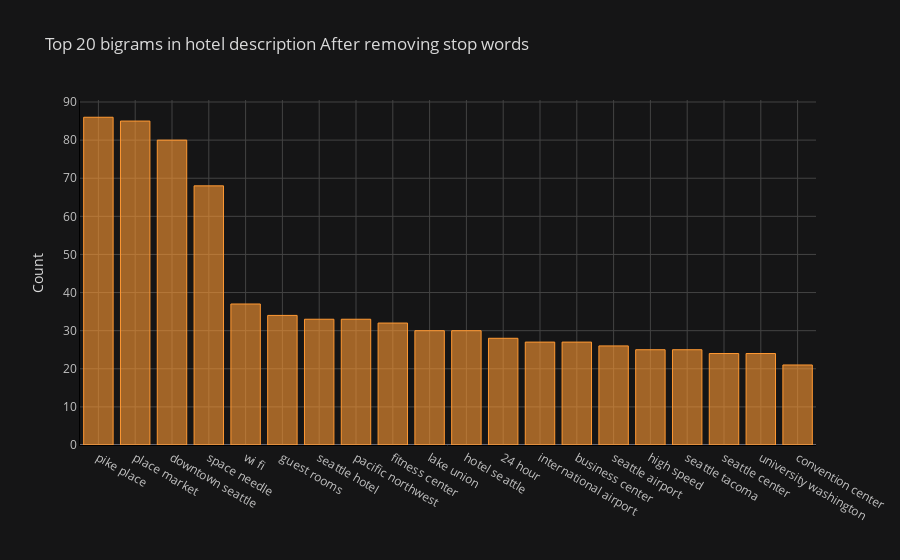

Notebook source saved alongside this figure:
### Markdown cell above
### Bigrams Frequency Distribution After Removing Stop Word

### Code cell
def get_top_n_bigram(corpus, n = None):
    vec = CountVectorizer(ngram_range = (2, 2), stop_words='english').fit(corpus)
    bag_of_words = vec.transform(corpus)
    sum_words = bag_of_words.sum(axis = 0) 
    words_freq = [(word, sum_words[0, idx]) for word, idx in vec.vocabulary_.items()]
    words_freq =sorted(words_freq, key = lambda x: x[1], reverse = True)
    return words_freq[:n]
common_words = get_top_n_bigram(df['desc'], 20)
df4 = pd.DataFrame(common_words, columns = ['desc' , 'count'])
df4.groupby('desc').sum()['count'].sort_values(ascending = False).iplot(kind = 'bar', yTitle = 'Count', linecolor = 'black', title = 'Top 20 bigrams in hotel description After removing stop words')

### Figure 1 — Plotly figure (JSON) as saved in the notebook; plotly's stock layout.template omitted (floating-point values rounded to 4 significant figures)
{"data": [{"marker": {"color": "rgba(255, 153, 51, 0.6)", "line": {"color": "rgba(255, 153, 51, 1.0)", "width": 1}}, "name": "count", "orientation": "v", "text": "", "type": "bar", "x": ["pike place", "place market", "downtown seattle", "space needle", "wi fi", "guest rooms", "seattle hotel", "pacific northwest", "fitness center", "lake union", "hotel seattle", "24 hour", "international airport", "business center", "seattle airport", "high speed", "seattle tacoma", "seattle center", "university washington", "convention center"], "y": [86, 85, 80, 68, 37, 34, 33, 33, 32, 30, 30, 28, 27, 27, 26, 25, 25, 24, 24, 21]}], "layout": {"legend": {"bgcolor": "#151516", "font": {"color": "#D9D9D9"}}, "paper_bgcolor": "#151516", "plot_bgcolor": "#151516", "title": {"font": {"color": "#D9D9D9"}, "text": "Top 20 bigrams in hotel description After removing stop words"}, "xaxis": {"gridcolor": "#434343", "linecolor": "black", "showgrid": true, "tickfont": {"color": "#C2C2C2"}, "title": {"font": {"color": "#D9D9D9"}, "text": ""}, "zerolinecolor": "#666570"}, "yaxis": {"gridcolor": "#434343", "linecolor": "black", "showgrid": true, "tickfont": {"color": "#C2C2C2"}, "title": {"font": {"color": "#D9D9D9"}, "text": "Count"}, "zerolinecolor": "#666570"}}}
